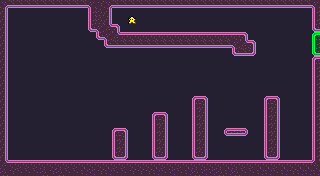

A 2D game scene composited from a Tiled map and its tileset images. What follows is a short description and the map's XML, with every tile layer's data as written:
An orthogonal 40x22 tile map with 8x8 px tiles, 1 tile layer (Tile Layer 1).

<map version="1.10" tiledversion="1.10.2" orientation="orthogonal" renderorder="right-down" width="40" height="22" tilewidth="8" tileheight="8" infinite="0" backgroundcolor="#241f31" nextlayerid="2" nextobjectid="1">
 <tileset firstgid="1" source="../../purple.tsx" />
 <layer id="1" name="Tile Layer 1" width="40" height="22">
  <data encoding="csv">
37,34,34,34,34,34,34,34,34,34,34,38,5,37,34,34,34,34,34,34,34,34,34,34,34,34,34,34,34,34,34,34,34,34,34,34,34,34,34,38,
19,0,0,0,0,0,0,0,0,0,0,17,6,19,0,0,0,0,0,0,0,0,0,0,0,0,0,0,0,0,0,0,0,0,0,0,0,0,0,17,
19,0,0,0,0,0,0,0,0,0,0,17,6,19,0,0,145,0,0,0,0,0,0,0,0,0,0,0,0,0,0,0,0,0,0,0,0,0,0,17,
19,0,0,0,0,0,0,0,0,0,0,33,38,53,3,0,0,0,0,0,0,0,0,0,0,0,0,0,0,0,0,0,0,0,0,0,0,0,0,33,
19,0,0,0,0,0,0,0,0,0,0,0,33,38,53,2,2,2,2,2,2,2,2,2,2,2,2,2,2,2,3,0,0,0,0,0,0,0,0,65,
19,0,0,0,0,0,0,0,0,0,0,0,0,33,34,34,34,34,34,34,34,34,34,34,34,34,34,34,34,38,53,3,0,0,0,0,0,0,0,81,
19,0,0,0,0,0,0,0,0,0,0,0,0,0,0,0,0,0,0,0,0,0,0,0,0,0,0,0,0,33,34,35,0,0,0,0,0,0,0,97,
19,0,0,0,0,0,0,0,0,0,0,0,0,0,0,0,0,0,0,0,0,0,0,0,0,0,0,0,0,0,0,0,0,0,0,0,0,0,0,1,
19,0,0,0,0,0,0,0,0,0,0,0,0,0,0,0,0,0,0,0,0,0,0,0,0,0,0,0,0,0,0,0,0,0,0,0,0,0,0,17,
19,0,0,0,0,0,0,0,0,0,0,0,0,0,0,0,0,0,0,0,0,0,0,0,0,0,0,0,0,0,0,0,0,0,0,0,0,0,0,17,
19,0,0,0,0,0,0,0,0,0,0,0,0,0,0,0,0,0,0,0,0,0,0,0,0,0,0,0,0,0,0,0,0,0,0,0,0,0,0,17,
19,0,0,0,0,0,0,0,0,0,0,0,0,0,0,0,0,0,0,0,0,0,0,0,0,0,0,0,0,0,0,0,0,0,0,0,0,0,0,17,
19,0,0,0,0,0,0,0,0,0,0,0,0,0,0,0,0,0,0,0,0,0,0,0,1,3,0,0,0,0,0,0,0,1,3,0,0,0,0,17,
19,0,0,0,0,0,0,0,0,0,0,0,0,0,0,0,0,0,0,0,0,0,0,0,17,19,0,0,0,0,0,0,0,17,19,0,0,0,0,17,
19,0,0,0,0,0,0,0,0,0,0,0,0,0,0,0,0,0,0,1,3,0,0,0,17,19,0,0,0,0,0,0,0,17,19,0,0,0,0,17,
19,0,0,0,0,0,0,0,0,0,0,0,0,0,0,0,0,0,0,17,19,0,0,0,17,19,0,0,0,0,0,0,0,17,19,0,0,0,0,17,
19,0,0,0,0,0,0,0,0,0,0,0,0,0,1,3,0,0,0,17,19,0,0,0,17,19,0,0,49,50,51,0,0,17,19,0,0,0,0,17,
19,0,0,0,0,0,0,0,0,0,0,0,0,0,17,19,0,0,0,17,19,0,0,0,17,19,0,0,0,0,0,0,0,17,19,0,0,0,0,17,
19,0,0,0,0,0,0,0,0,0,0,0,0,0,17,19,0,0,0,17,19,0,0,0,17,19,0,0,0,0,0,0,0,17,19,0,0,0,0,17,
19,0,0,0,0,0,0,0,0,0,0,0,0,0,33,35,0,0,0,33,35,0,0,0,33,35,0,0,0,0,0,0,0,33,35,0,0,0,0,17,
53,2,2,2,2,2,2,2,2,2,2,2,2,2,2,2,2,2,2,2,2,2,2,2,2,2,2,2,2,2,2,2,2,2,2,2,2,2,2,54,
6,5,22,22,22,6,5,6,22,22,21,18,5,21,22,22,5,5,5,21,22,18,22,21,6,18,18,6,21,6,22,22,21,21,22,21,5,21,21,21
</data>
 </layer>
</map>
